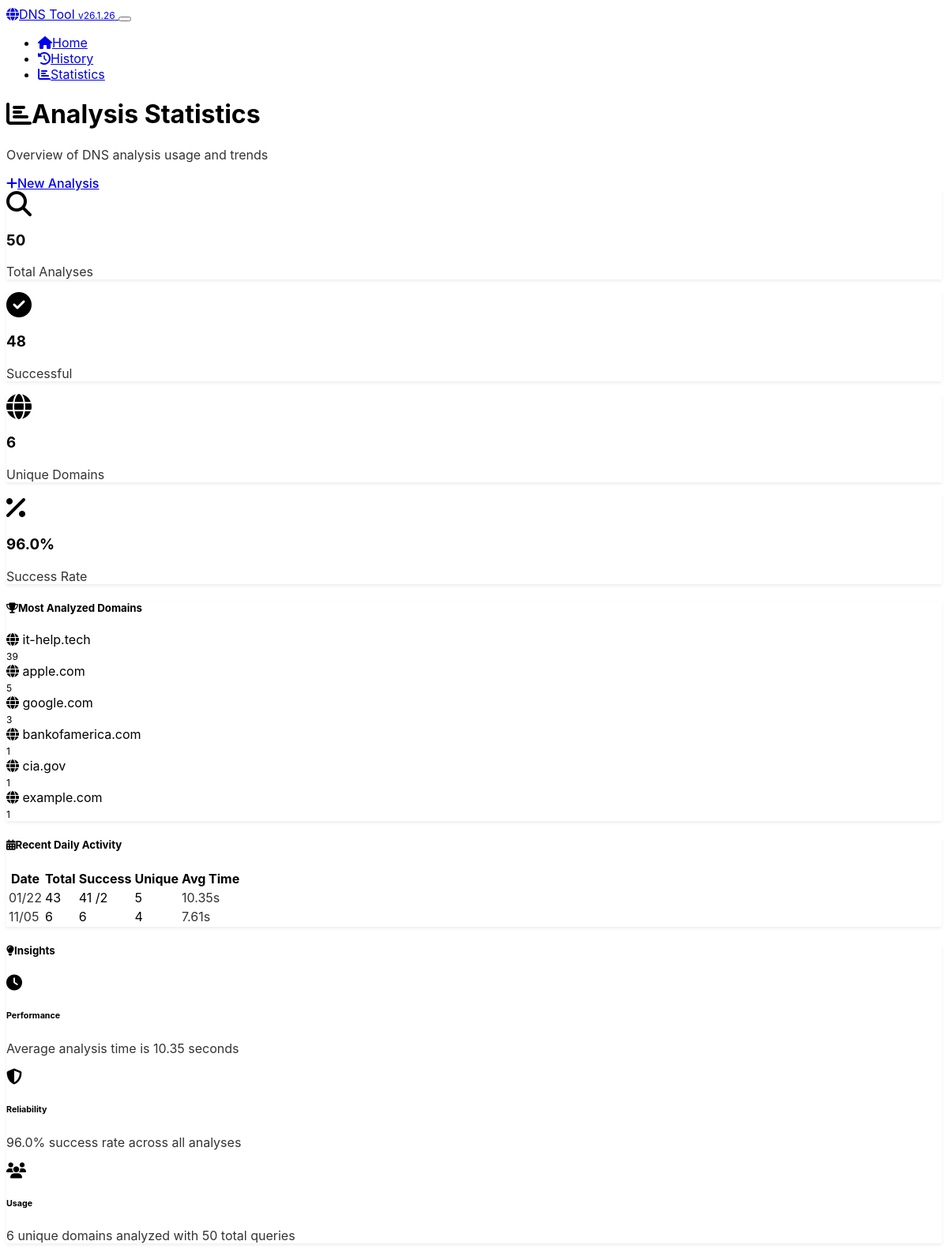
Screenshot of /stats with the database file from the repository.
### app.py (models this page shows, shortened)
class DomainAnalysis(db.Model):
    __tablename__ = 'domain_analyses'
    id = db.Column(db.Integer, primary_key=True)
    domain = db.Column(db.String(255), nullable=False, index=True)
    ascii_domain = db.Column(db.String(255), nullable=False)
    basic_records = db.Column(JSON)
    authoritative_records = db.Column(JSON)
    spf_status = db.Column(db.String(20))
    spf_records = db.Column(JSON)
    dmarc_status = db.Column(db.String(20))
    dmarc_policy = db.Column(db.String(20))
    dmarc_records = db.Column(JSON)
    dkim_status = db.Column(db.String(20))
    dkim_selectors = db.Column(JSON)
    registrar_name = db.Column(db.String(255))
    registrar_source = db.Column(db.String(20))
    analysis_success = db.Column(db.Boolean, default=True)
    error_message = db.Column(db.Text)
    analysis_duration = db.Column(db.Float)  # seconds
    created_at = db.Column(db.DateTime, default=datetime.utcnow, nullable=False)
    updated_at = db.Column(db.DateTime, default=datetime.utcnow, onupdate=datetime.utcnow)

class AnalysisStats(db.Model):
    __tablename__ = 'analysis_stats'
    id = db.Column(db.Integer, primary_key=True)
    date = db.Column(db.Date, nullable=False, unique=True, index=True)
    total_analyses = db.Column(db.Integer, default=0)
    successful_analyses = db.Column(db.Integer, default=0)
    failed_analyses = db.Column(db.Integer, default=0)
    unique_domains = db.Column(db.Integer, default=0)
    avg_analysis_time = db.Column(db.Float, default=0.0)
    created_at = db.Column(db.DateTime, default=datetime.utcnow)
    updated_at = db.Column(db.DateTime, default=datetime.utcnow, onupdate=datetime.utcnow)

### app.py (the view)
@app.route('/stats')
def stats():
    recent_stats = AnalysisStats.query.order_by(
        AnalysisStats.date.desc()
    ).limit(30).all()
    total_analyses = DomainAnalysis.query.count()
    successful_analyses = DomainAnalysis.query.filter_by(analysis_success=True).count()
    unique_domains = db.session.query(DomainAnalysis.domain).distinct().count()
    popular_domains = db.session.query(
        DomainAnalysis.domain,
        db.func.count(DomainAnalysis.id).label('count')
    ).group_by(DomainAnalysis.domain).order_by(
        db.func.count(DomainAnalysis.id).desc()
    ).limit(10).all()
    return render_template('stats.html',
                         recent_stats=recent_stats,
                         total_analyses=total_analyses,
                         successful_analyses=successful_analyses,
                         unique_domains=unique_domains,
                         popular_domains=popular_domains)

### app.py (called while the page is built)
@app.context_processor
def inject_version():
    return {'app_version': APP_VERSION}

### templates/stats.html (shortened to what this page needs)
<!DOCTYPE html>
<html lang="en" data-bs-theme="dark">
<head>
    <link href="https://cdn.replit.com/agent/bootstrap-agent-dark-theme.min.css" rel="stylesheet">
    <link href="https://cdnjs.cloudflare.com/ajax/libs/font-awesome/6.4.0/css/all.min.css" rel="stylesheet">
    <link href="{{ url_for('static', filename='css/custom.css') }}" rel="stylesheet">
</head>
<body>
    <nav class="navbar navbar-expand-lg navbar-dark bg-dark">
        <div class="container">
            <a class="navbar-brand" href="{{ url_for('index') }}">
                <i class="fas fa-globe me-2"></i>DNS Tool <span class="badge bg-secondary ms-1">v{{ app_version }}</span>
            </a>
            <button class="navbar-toggler" type="button" data-bs-toggle="collapse" data-bs-target="#navbarNav">
            </button>
            <div class="collapse navbar-collapse" id="navbarNav">
                <ul class="navbar-nav ms-auto">
                    <li class="nav-item">
                        <a class="nav-link" href="{{ url_for('index') }}">
                            <i class="fas fa-home me-1"></i>Home
                        </a>
                    </li>
                    <li class="nav-item">
                        <a class="nav-link" href="{{ url_for('history') }}">
                            <i class="fas fa-history me-1"></i>History
                        </a>
                    </li>
                    <li class="nav-item">
                        <a class="nav-link active" href="{{ url_for('stats') }}">
                            <i class="fas fa-chart-bar me-1"></i>Statistics
                        </a>
                    </li>
                </ul>
            </div>
        </div>
    </nav>
    <div class="container my-4">
        <div class="d-flex justify-content-between align-items-center mb-4">
            <div>
                <h1 class="h3 mb-1">
                    <i class="fas fa-chart-bar me-2"></i>Analysis Statistics
                </h1>
                <p class="text-muted mb-0">Overview of DNS analysis usage and trends</p>
            </div>
            <a href="{{ url_for('index') }}" class="btn btn-primary">
                <i class="fas fa-plus me-2"></i>New Analysis
            </a>
        </div>
        <div class="row mb-4">
            <div class="col-md-3 mb-3">
                <div class="card text-center">
                    <div class="card-body">
                        <i class="fas fa-search fa-2x text-primary mb-2"></i>
                        <h3 class="mb-1">{{ total_analyses }}</h3>
                        <p class="text-muted mb-0">Total Analyses</p>
                    </div>
                </div>
            </div>
            <div class="col-md-3 mb-3">
                <div class="card text-center">
                    <div class="card-body">
                        <i class="fas fa-check-circle fa-2x text-success mb-2"></i>
                        <h3 class="mb-1">{{ successful_analyses }}</h3>
                        <p class="text-muted mb-0">Successful</p>
                    </div>
                </div>
            </div>
            <div class="col-md-3 mb-3">
                <div class="card text-center">
                    <div class="card-body">
                        <i class="fas fa-globe fa-2x text-info mb-2"></i>
                        <h3 class="mb-1">{{ unique_domains }}</h3>
                        <p class="text-muted mb-0">Unique Domains</p>
                    </div>
                </div>
            </div>
            <div class="col-md-3 mb-3">
                <div class="card text-center">
                    <div class="card-body">
                        <i class="fas fa-percentage fa-2x text-warning mb-2"></i>
                        <h3 class="mb-1">
                            {% if total_analyses > 0 %}
                                {{ "%.1f"|format((successful_analyses / total_analyses) * 100) }}%
                            {% else %}
                                0%
                            {% endif %}
                        </h3>
                        <p class="text-muted mb-0">Success Rate</p>
                    </div>
                </div>
            </div>
        </div>
        <div class="row">
            <div class="col-lg-6 mb-4">
                <div class="card">
                    <div class="card-header">
                        <h5 class="mb-0">
                            <i class="fas fa-trophy me-2"></i>Most Analyzed Domains
                        </h5>
                    </div>
                    <div class="card-body">
                        {% if popular_domains %}
                            <div class="list-group list-group-flush">
                                {% for domain, count in popular_domains %}
                                <div class="list-group-item d-flex justify-content-between align-items-center bg-transparent border-0 px-0">
                                    <div class="d-flex align-items-center">
                                        <i class="fas fa-globe text-primary me-2"></i>
                                        <span class="fw-medium">{{ domain }}</span>
                                    </div>
                                    <span class="badge bg-primary rounded-pill">{{ count }}</span>
                                </div>
                                {% endfor %}
                            </div>
                        {% else %}
                            <div class="text-center text-muted py-3">
                                <i class="fas fa-chart-bar fa-2x mb-2"></i>
                                <p class="mb-0">No analysis data available yet</p>
                            </div>
                        {% endif %}
                    </div>
                </div>
            </div>
            <div class="col-lg-6 mb-4">
                <div class="card">
                    <div class="card-header">
                        <h5 class="mb-0">
                            <i class="fas fa-calendar-alt me-2"></i>Recent Daily Activity
                        </h5>
                    </div>
                    <div class="card-body">
                        {% if recent_stats %}
                            <div class="table-responsive">
                                <table class="table table-sm mb-0">
                                    <thead>
                                        <tr>
                                            <th>Date</th>
                                            <th>Total</th>
                                            <th>Success</th>
                                            <th>Unique</th>
                                            <th>Avg Time</th>
                                        </tr>
                                    </thead>
                                    <tbody>
                                        {% for stat in recent_stats[:7] %}
                                        <tr>
                                            <td class="text-muted">
                                                {{ stat.date.strftime('%m/%d') }}
                                            </td>
                                            <td>{{ stat.total_analyses }}</td>
                                            <td>
                                                <span class="text-success">{{ stat.successful_analyses }}</span>
                                                {% if stat.failed_analyses > 0 %}
                                                    <span class="text-danger">/{{ stat.failed_analyses }}</span>
                                                {% endif %}
                                            </td>
                                            <td>{{ stat.unique_domains }}</td>
                                            <td class="text-muted">
                                                {% if stat.avg_analysis_time %}
                                                    {{ "%.2f"|format(stat.avg_analysis_time) }}s
                                                {% else %}
                                                    -
                                                {% endif %}
                                            </td>
                                        </tr>
                                        {% endfor %}
                                    </tbody>
                                </table>
                            </div>
                        {% else %}
                            <div class="text-center text-muted py-3">
                                <i class="fas fa-calendar fa-2x mb-2"></i>
                                <p class="mb-0">No daily statistics available yet</p>
                            </div>
                        {% endif %}
                    </div>
                </div>
            </div>
        </div>
        {% if total_analyses > 0 %}
        <div class="row">
            <div class="col-12">
                <div class="card">
                    <div class="card-header">
                        <h5 class="mb-0">
                            <i class="fas fa-lightbulb me-2"></i>Insights
                        </h5>
                    </div>
                    <div class="card-body">
                        <div class="row">
                            <div class="col-md-4 mb-3">
                                <div class="d-flex align-items-center">
                                    <div class="flex-shrink-0">
                                        <i class="fas fa-clock text-info fa-lg"></i>
                                    </div>
                                    <div class="flex-grow-1 ms-3">
                                        <h6 class="mb-1">Performance</h6>
                                        <p class="text-muted mb-0 small">
                                            {% if recent_stats and recent_stats[0].avg_analysis_time %}
                                                Average analysis time is {{ "%.2f"|format(recent_stats[0].avg_analysis_time) }} seconds
                                            {% else %}
                                                Analysis performance data not available
                                            {% endif %}
                                        </p>
                                    </div>
                                </div>
                            </div>
                            <div class="col-md-4 mb-3">
                                <div class="d-flex align-items-center">
                                    <div class="flex-shrink-0">
                                        <i class="fas fa-shield-alt text-success fa-lg"></i>
                                    </div>
                                    <div class="flex-grow-1 ms-3">
                                        <h6 class="mb-1">Reliability</h6>
                                        <p class="text-muted mb-0 small">
                                            {% if total_analyses > 0 %}
                                                {{ "%.1f"|format((successful_analyses / total_analyses) * 100) }}% success rate across all analyses
                                            {% else %}
                                                No reliability data available
                                            {% endif %}
                                        </p>
                                    </div>
                                </div>
                            </div>
                            <div class="col-md-4 mb-3">
                                <div class="d-flex align-items-center">
                                    <div class="flex-shrink-0">
                                        <i class="fas fa-users text-warning fa-lg"></i>
                                    </div>
                                    <div class="flex-grow-1 ms-3">
                                        <h6 class="mb-1">Usage</h6>
                                        <p class="text-muted mb-0 small">
                                            {{ unique_domains }} unique domains analyzed with {{ total_analyses }} total queries
                                        </p>
                                    </div>
                                </div>
                            </div>
                        </div>
                    </div>
                </div>
            </div>
        </div>
        {% endif %}
    </div>
</body>
</html>

### static/css/custom.css (style rules this page uses)
:root { --code-bg: hsl(210, 11%, 15%); --code-border: hsl(210, 11%, 25%); --feature-icon-size: 3rem; }
body { font-family: -apple-system, BlinkMacSystemFont, 'Segoe UI', Roboto, sans-serif; }
.card { border: 1px solid var(--bs-border-color); box-shadow: 0 0.125rem 0.25rem rgba(0, 0, 0, 0.075); }
.card-header { background-color: var(--bs-secondary-bg); border-bottom: 1px solid var(--bs-border-color); }
.badge { font-size: 0.75em; }
.btn { border-radius: 0.375rem; font-weight: 500; }
.text-muted { opacity: 0.8; }

### rows the page displays
DomainAnalysis: domain "it-help.tech", id "39"
DomainAnalysis: domain "bankofamerica.com", analysis_success "1"
DomainAnalysis: domain "cia.gov", analysis_success "1"
DomainAnalysis: domain "example.com", analysis_success "1"
AnalysisStats: date "01/22", total_analyses "43", successful_analyses "41", failed_analyses "2", unique_domains "5", avg_analysis_time "10.35"
AnalysisStats: date "11/05", total_analyses "6", successful_analyses "6", unique_domains "4", avg_analysis_time "7.61"

### other values shown
{{ app_version }} "26.1.26"
{{ total_analyses }} "50"
{{ successful_analyses }} "48"
{{ unique_domains }} "6"
{{ "%.1f"|format((successful_analyses / total_analyses) * 100) }} "96.0"
{{ domain }} "apple.com" "google.com"
{{ count }} "5" "3"
